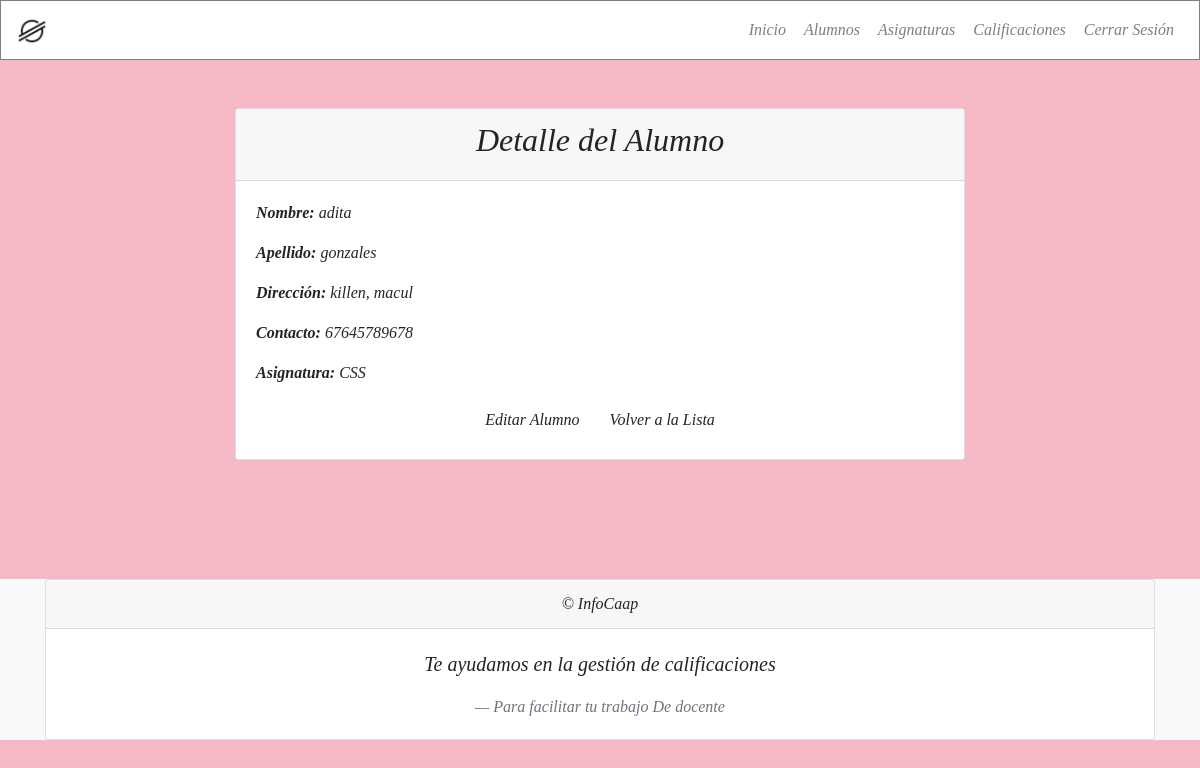
The page /alumnos/1/ (signed in) on the database its author committed.
### alumnos/models.py (models this page shows, shortened)
class Alumno(models.Model):
    nombre = models.CharField(max_length=100)
    apellido = models.CharField(max_length=100, null=True, blank=True)
    direccion = models.CharField(max_length=255, null=True, blank=True)
    contacto = models.CharField(max_length=100, null=True, blank=True)
    asignatura = models.ForeignKey('asignaturas.Asignatura', on_delete=models.CASCADE, null=True, blank=True)

### asignaturas/models.py (models this page shows, shortened)
class Asignatura(models.Model):
    nombre = models.CharField(max_length=100)
    descripcion = models.CharField(max_length=500)

### alumnos/views.py (the view)
# urls.py: path('<int:pk>/', views.detalle_alumno, name='detalle_alumno'),
@login_required
def detalle_alumno(request, pk):
    alumno = get_object_or_404(Alumno, pk=pk)
    return render(request, 'alumnos/detalle_alumno.html', {'alumno': alumno})

### alumnos/templates/alumnos/detalle_alumno.html (shortened to what this page needs)
{% extends 'base.html' %}
{% block content %}
<div class="container mt-5">
  <div class="row justify-content-center">
    <div class="col-md-8">
      <div class="card">
        <div class="card-header text-center">
          <h2>Detalle del Alumno</h2>
        </div>
        <div class="card-body">
          <p><strong>Nombre:</strong> {{ alumno.nombre }}</p>
          <p><strong>Apellido:</strong> {{ alumno.apellido }}</p>
          <p><strong>Dirección:</strong> {{ alumno.direccion }}</p>
          <p><strong>Contacto:</strong> {{ alumno.contacto }}</p>
          <p><strong>Asignatura:</strong> {{ alumno.asignatura.nombre }}</p>
          <div class="text-center">
            <a href="{% url 'editar_alumno' alumno.pk %}" class="btn ">Editar Alumno</a>
            <a href="{% url 'lista_alumnos' %}" class="btn ">Volver a la Lista</a>
          </div>
        </div>
      </div>
    </div>
  </div>
</div>
{% endblock %}

### static/templates/base.html (style rules this page uses)
body { background-color: #f6b8c5; font-family: "Times New Roman", Times, serif; font-style: italic; margin: 0; padding-bottom: 60px; min-height: 100vh; display: flex; flex-direction: column; }

### rows shown on the page
Alumno: nombre "adita", apellido "gonzales", direccion "killen, macul", contacto "67645789678", asignatura.nombre "CSS"
